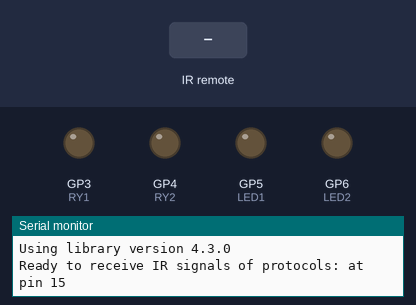
A sketch run on a simulated Raspberry Pi Pico. Shown: output pins drawn as LEDs (lit = HIGH), the last lines printed to the serial monitor. The test bench sets the inputs (shaded band).

Above: at 1.2 s.
1.3 s: infrared code 0x4B received
At 1.9 s:
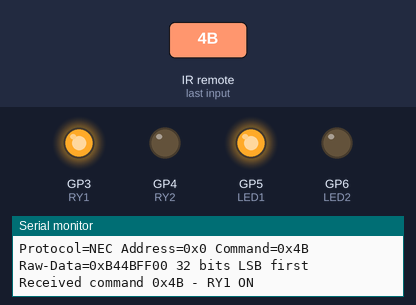
2.8 s: infrared code 0x42 received
At 4.0 s:
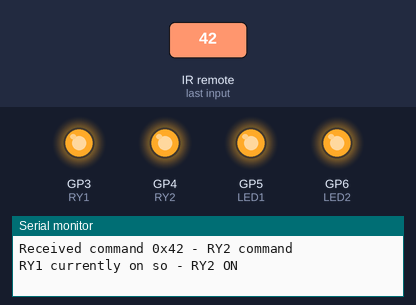
4.3 s: infrared code 0x41 received
At 5.1 s:
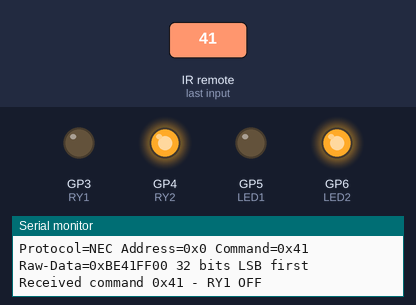
Timing chart, 0 to 7.3 s (numbered marks = the images above; inputs shaded):
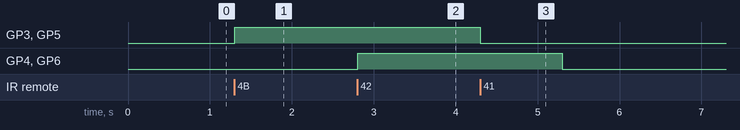

The sketch:

ir-trigger.ino
```cpp
// (licence header left out)
#include <Arduino.h>

//relay pins used
int RY1 = 3;
int RY2 = 4;
int LED1 = 5;
int LED2 = 6;
bool ON1 = false;

/*
   Specify which protocol(s) should be used for decoding.
   If no protocol is defined, all protocols (except Bang&Olufsen) are active.
   This must be done before the #include <IRremote.hpp>
*/
//#define DECODE_DENON  // Includes Sharp
//#define DECODE_JVC
//#define DECODE_KASEIKYO
//#define DECODE_PANASONIC    // alias for DECODE_KASEIKYO
//#define DECODE_LG
//#define DECODE_NEC          // Includes Apple and Onkyo. To enable all protocols , just comment/disable this line.
#define DECODE_SAMSUNG
//#define DECODE_SONY
//#define DECODE_RC5
//#define DECODE_RC6

//#define DECODE_BOSEWAVE
//#define DECODE_LEGO_PF
//#define DECODE_MAGIQUEST
//#define DECODE_WHYNTER
//#define DECODE_FAST

//#define DECODE_DISTANCE_WIDTH // Universal decoder for pulse distance width protocols
//#define DECODE_HASH         // special decoder for all protocols

//#define DECODE_BEO          // This protocol must always be enabled manually, i.e. it is NOT enabled if no protocol is defined. It prevents decoding of SONY!

//#define DEBUG               // Activate this for lots of lovely debug output from the decoders.

//#define RAW_BUFFER_LENGTH  750 // For air condition remotes it may require up to 750. Default is 200.

/*
   This include defines the actual pin number for pins like IR_RECEIVE_PIN, IR_SEND_PIN for many different boards and architectures
*/
#include "PinDefinitionsAndMore.h"
#include <IRremote.hpp>  // include the library

void setup() {
  Serial.begin(115200);

  pinMode(RY1, OUTPUT);
  pinMode(RY2, OUTPUT);
  pinMode(LED1, OUTPUT);
  pinMode(LED2, OUTPUT);
  digitalWrite(RY1, LOW);
  digitalWrite(RY2, LOW);
  digitalWrite(LED1, LOW);
  digitalWrite(LED2, LOW);

  // Just to know which program is running on my Arduino
  Serial.println(F("START " __FILE__ " from " __DATE__ "\r\nUsing library version " VERSION_IRREMOTE));

  // Start the receiver and if not 3. parameter specified, take LED_BUILTIN pin from the internal boards definition as default feedback LED
  IrReceiver.begin(IR_RECEIVE_PIN, ENABLE_LED_FEEDBACK);

  Serial.print(F("Ready to receive IR signals of protocols: "));
  printActiveIRProtocols(&Serial);
  Serial.println(F("at pin " STR(IR_RECEIVE_PIN)));
}

void loop() {
  /*
       Check if received data is available and if yes, try to decode it.
       Decoded result is in the IrReceiver.decodedIRData structure.

       E.g. command is in IrReceiver.decodedIRData.command
       address is in command is in IrReceiver.decodedIRData.address
       and up to 32 bit raw data in IrReceiver.decodedIRData.decodedRawData
  */
  if (IrReceiver.decode()) {

    /*
           Print a summary of received data
    */
    if (IrReceiver.decodedIRData.protocol == UNKNOWN) {
      Serial.println(F("Received noise or an unknown (or not yet enabled) protocol"));
      // We have an unknown protocol here, print extended info
      //IrReceiver.printIRResultRawFormatted(&Serial, true);

      IrReceiver.resume();  // Do it here, to preserve raw data for printing with printIRResultRawFormatted()
    } else {
      IrReceiver.resume();  // Early enable receiving of the next IR frame

      IrReceiver.printIRResultShort(&Serial);
      //IrReceiver.printIRSendUsage(&Serial);
    }
    //Serial.println();


    //Using the Sharp HT-SB602 remote commands
    //really weird -- on the other sofabaton this is the Kaseikyo/Sharp and the numbers don't exist -- so reprogram
    //changed over to LG BH200
    //0 can key up relay but stops after that, need bypassing
    // for this particular application, RY2 should never turn on unless RY1 is on
    // RY2 should turn off after RY1 is turned off

    if (IrReceiver.decodedIRData.command == 0x4B) {
      Serial.println(F("Received command 0x4B - RY1 ON"));
      digitalWrite(RY1, HIGH);
      digitalWrite(LED1, HIGH);
      ON1 = true;
    } else if (IrReceiver.decodedIRData.command == 0x41) {
      Serial.println(F("Received command 0x41 - RY1 OFF"));
      digitalWrite(RY1, LOW);
      digitalWrite(LED1, LOW);
      ON1 = false;
      delay(1000);  //actually stop for 1s
      digitalWrite(RY2, LOW);
      digitalWrite(LED2, LOW);
    } else if (IrReceiver.decodedIRData.command == 0x42) {
      Serial.println(F("Received command 0x42 - RY2 command"));
      if (ON1) {
        //in this case, relay 1 is ON so we can turn on
        Serial.println(F("RY1 currently on so - RY2 ON"));
        digitalWrite(RY2, HIGH);
        digitalWrite(LED2, HIGH);
      }
    } else if (IrReceiver.decodedIRData.command == 0x43) {
      Serial.println(F("Received command 0x43 - RY2 OFF"));
      digitalWrite(RY2, LOW);
      digitalWrite(LED2, LOW);
    }
  }
}
```

Source omitted: PinDefinitionsAndMore.h (16175 bytes)

Measured:
- after the input at 1.3 s, GP3 (RY1), GP5 (LED1): LOW → HIGH at once
- after the input at 2.8 s, GP4 (RY2), GP6 (LED2): LOW → HIGH at once
- after the input at 4.3 s, GP3 (RY1), GP5 (LED1): HIGH → LOW at once; GP4 (RY2), GP6 (LED2): HIGH → LOW after 1.0 s
